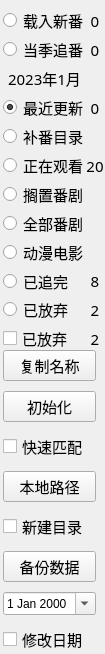
     <widget class="QWidget" name="widget_4" native="true">
      <property name="sizePolicy">
       <sizepolicy hsizetype="Preferred" vsizetype="Preferred">
        <horstretch>0</horstretch>
        <verstretch>0</verstretch>
       </sizepolicy>
      </property>
      <property name="minimumSize">
       <size>
        <width>105</width>
        <height>0</height>
       </size>
      </property>
      <property name="maximumSize">
       <size>
        <width>105</width>
        <height>16777215</height>
       </size>
      </property>
      <property name="font">
       <font>
        <kerning>true</kerning>
       </font>
      </property>
      <layout class="QGridLayout" name="gridLayout_5">
       <property name="leftMargin">
        <number>3</number>
       </property>
       <property name="topMargin">
        <number>0</number>
       </property>
       <property name="rightMargin">
        <number>0</number>
       </property>
       <property name="bottomMargin">
        <number>0</number>
       </property>
       <property name="verticalSpacing">
        <number>0</number>
       </property>
       <item row="0" column="0">
        <widget class="QWidget" name="widget_7" native="true">
         <property name="minimumSize">
          <size>
           <width>103</width>
           <height>350</height>
          </size>
         </property>
         <property name="maximumSize">
          <size>
           <width>103</width>
           <height>350</height>
          </size>
         </property>
         <layout class="QGridLayout" name="gridLayout_6">
          <property name="leftMargin">
           <number>0</number>
          </property>
          <property name="topMargin">
           <number>9</number>
          </property>
          <property name="rightMargin">
           <number>2</number>
          </property>
          <property name="bottomMargin">
           <number>0</number>
          </property>
          <property name="horizontalSpacing">
           <number>0</number>
          </property>
          <property name="verticalSpacing">
           <number>6</number>
          </property>
          <item row="0" column="0">
           <widget class="myRadioButton" name="LoadSeasonAnime">
            <property name="font">
             <font>
              <family>宋体</family>
              <pointsize>11</pointsize>
             </font>
            </property>
            <property name="text">
             <string>载入新番</string>
            </property>
            <property name="checked">
             <bool>false</bool>
            </property>
           </widget>
          </item>
          <item row="12" column="0">
           <widget class="myRadioButton" name="DiscardAnime2">
            <property name="font">
             <font>
              <family>宋体</family>
              <pointsize>11</pointsize>
              <kerning>true</kerning>
             </font>
            </property>
            <property name="text">
             <string>已放弃</string>
            </property>
           </widget>
          </item>
          <item row="1" column="0">
           <widget class="myRadioButton" name="LocalSeasonAnime">
            <property name="font">
             <font>
              <family>宋体</family>
              <pointsize>11</pointsize>
              <kerning>true</kerning>
             </font>
            </property>
            <property name="text">
             <string>当季追番</string>
            </property>
           </widget>
          </item>
          <item row="10" column="0">
           <widget class="QRadioButton" name="AnimeMovie">
            <property name="font">
             <font>
              <family>宋体</family>
              <pointsize>11</pointsize>
              <kerning>true</kerning>
             </font>
            </property>
            <property name="text">
             <string>动漫电影</string>
            </property>
           </widget>
          </item>
          <item row="5" column="0">
           <widget class="QRadioButton" name="WatchingLastAnime">
            <property name="font">
             <font>
              <family>宋体</family>
              <pointsize>11</pointsize>
              <kerning>true</kerning>
             </font>
            </property>
            <property name="text">
             <string>补番目录</string>
            </property>
           </widget>
          </item>
          <item row="3" column="1">
           <widget class="QLabel" name="RecentUpdateInterval">
            <property name="font">
             <font>
              <family>宋体</family>
              <pointsize>11</pointsize>
             </font>
            </property>
            <property name="text">
             <string>0</string>
            </property>
            <property name="alignment">
             <set>Qt::AlignCenter</set>
            </property>
           </widget>
          </item>
          <item row="3" column="0">
           <widget class="myRadioButton" name="RecentUpdate">
            <property name="font">
             <font>
              <family>宋体</family>
              <pointsize>11</pointsize>
             </font>
            </property>
            <property name="text">
             <string>最近更新</string>
            </property>
            <property name="checked">
             <bool>true</bool>
            </property>
           </widget>
          </item>
          <item row="9" column="0">
           <widget class="QRadioButton" name="AllAnime">
            <property name="font">
             <font>
              <family>宋体</family>
              <pointsize>11</pointsize>
              <kerning>true</kerning>
             </font>
            </property>
            <property name="text">
             <string>全部番剧</string>
            </property>
           </widget>
          </item>
          <item row="6" column="1">
           <widget class="QLabel" name="WatchingAnimeInterval">
            <property name="font">
             <font>
              <family>宋体</family>
              <pointsize>11</pointsize>
             </font>
            </property>
            <property name="text">
             <string>20</string>
            </property>
            <property name="alignment">
             <set>Qt::AlignCenter</set>
            </property>
           </widget>
          </item>
          <item row="13" column="1">
           <widget class="QLabel" name="DiscardAnimeInterval">
            <property name="font">
             <font>
              <family>宋体</family>
              <pointsize>11</pointsize>
             </font>
            </property>
            <property name="text">
             <string>2</string>
            </property>
            <property name="alignment">
             <set>Qt::AlignCenter</set>
            </property>
           </widget>
          </item>
          <item row="11" column="1">
           <widget class="QLabel" name="WatchedAnimeCredibilityLevel">
            <property name="font">
             <font>
              <family>宋体</family>
              <pointsize>11</pointsize>
             </font>
            </property>
            <property name="text">
             <string>8</string>
            </property>
            <property name="alignment">
             <set>Qt::AlignCenter</set>
            </property>
           </widget>
          </item>
          <item row="11" column="0">
           <widget class="myRadioButton" name="WatchedAnime">
            <property name="font">
             <font>
              <family>宋体</family>
              <pointsize>11</pointsize>
              <kerning>true</kerning>
             </font>
            </property>
            <property name="text">
             <string>已追完</string>
            </property>
           </widget>
          </item>
          <item row="7" column="0">
           <widget class="QRadioButton" name="ShelvedAnime">
            <property name="font">
             <font>
              <family>宋体</family>
              <pointsize>11</pointsize>
              <kerning>true</kerning>
             </font>
            </property>
            <property name="text">
             <string>搁置番剧</string>
            </property>
           </widget>
          </item>
          <item row="6" column="0">
           <widget class="myRadioButton" name="WatchingAnime">
            <property name="font">
             <font>
              <family>宋体</family>
              <pointsize>11</pointsize>
              <kerning>true</kerning>
             </font>
            </property>
            <property name="text">
             <string>正在观看</string>
            </property>
           </widget>
          </item>
          <item row="0" column="1">
           <widget class="QLabel" name="LoadSeasonAnimeInterval">
            <property name="font">
             <font>
              <family>宋体</family>
              <pointsize>11</pointsize>
             </font>
            </property>
            <property name="text">
             <string>0</string>
            </property>
            <property name="alignment">
             <set>Qt::AlignCenter</set>
            </property>
           </widget>
          </item>
          <item row="1" column="1">
           <widget class="QLabel" name="LocalSeasonAnimeInterval">
            <property name="font">
             <font>
              <family>宋体</family>
              <pointsize>11</pointsize>
             </font>
            </property>
            <property name="text">
             <string>0</string>
            </property>
            <property name="alignment">
             <set>Qt::AlignCenter</set>
            </property>
           </widget>
          </item>
          <item row="12" column="1">
           <widget class="QLabel" name="DiscardAnime2Interval">
            <property name="font">
             <font>
              <family>宋体</family>
              <pointsize>11</pointsize>
             </font>
            </property>
            <property name="text">
             <string>2</string>
            </property>
            <property name="alignment">
             <set>Qt::AlignCenter</set>
            </property>
           </widget>
          </item>
          <item row="13" column="0">
           <widget class="myCheckBox" name="DiscardAnime">
            <property name="font">
             <font>
              <family>宋体</family>
              <pointsize>11</pointsize>
             </font>
            </property>
            <property name="text">
             <string>已放弃</string>
            </property>
           </widget>
          </item>
          <item row="2" column="0">
           <widget class="QLabel" name="LocalSeason">
            <property name="maximumSize">
             <size>
              <width>200</width>
              <height>30</height>
             </size>
            </property>
            <property name="font">
             <font>
              <family>宋体</family>
              <pointsize>11</pointsize>
             </font>
            </property>
            <property name="text">
             <string>2023年1月</string>
            </property>
            <property name="alignment">
             <set>Qt::AlignCenter</set>
            </property>
           </widget>
          </item>
         </layout>
        </widget>
       </item>
       <item row="1" column="0">
        <widget class="QWidget" name="widget_6" native="true">
         <layout class="QVBoxLayout" name="verticalLayout_3">
          <property name="spacing">
           <number>10</number>
          </property>
          <property name="leftMargin">
           <number>0</number>
          </property>
          <property name="topMargin">
           <number>0</number>
          </property>
          <property name="bottomMargin">
           <number>0</number>
          </property>
          <item>
           <widget class="QPushButton" name="CopyName">
            <property name="font">
             <font>
              <family>宋体</family>
              <pointsize>11</pointsize>
             </font>
            </property>
            <property name="text">
             <string>复制名称</string>
            </property>
           </widget>
          </item>
          <item>
           <widget class="QPushButton" name="Initialization">
            <property name="font">
             <font>
              <family>宋体</family>
              <pointsize>11</pointsize>
             </font>
            </property>
            <property name="text">
             <string>初始化</string>
            </property>
           </widget>
          </item>
          <item>
           <widget class="QCheckBox" name="FastMarch">
            <property name="font">
             <font>
              <family>宋体</family>
              <pointsize>11</pointsize>
             </font>
            </property>
            <property name="text">
             <string>快速匹配</string>
            </property>
           </widget>
          </item>
          <item>
           <widget class="QPushButton" name="OpenLocalUrl">
            <property name="font">
             <font>
              <family>宋体</family>
              <pointsize>11</pointsize>
             </font>
            </property>
            <property name="text">
             <string>本地路径</string>
            </property>
           </widget>
          </item>
          <item>
           <widget class="QCheckBox" name="CreateNewFile">
            <property name="font">
             <font>
              <family>宋体</family>
              <pointsize>11</pointsize>
             </font>
            </property>
            <property name="text">
             <string>新建目录</string>
            </property>
           </widget>
          </item>
          <item>
           <widget class="QPushButton" name="backupFile">
            <property name="font">
             <font>
              <family>宋体</family>
              <pointsize>11</pointsize>
             </font>
            </property>
            <property name="text">
             <string>备份数据</string>
            </property>
           </widget>
          </item>
          <item>
           <widget class="QDateEdit" name="dataToday">
            <property name="calendarPopup">
             <bool>true</bool>
            </property>
           </widget>
          </item>
          <item>
           <widget class="QCheckBox" name="UseLocalTime">
            <property name="font">
             <font>
              <family>宋体</family>
              <pointsize>11</pointsize>
             </font>
            </property>
            <property name="text">
             <string>修改日期</string>
            </property>
           </widget>
          </item>
         </layout>
        </widget>
       </item>
      </layout>
     </widget>
